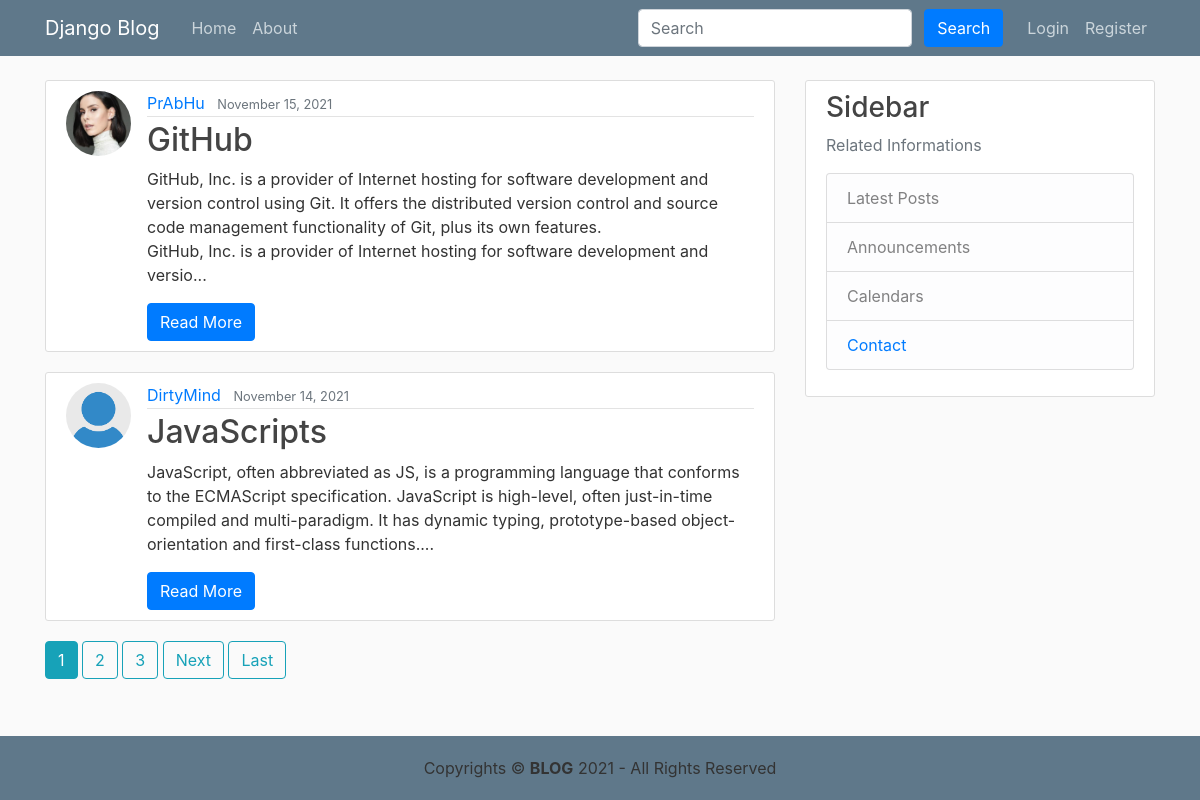
The page / on the database its author committed.
### blog/models.py (models this page shows, shortened)
class Post(models.Model):
    title = models.CharField(max_length=100)
    content = models.TextField()
    date_posted = models.DateTimeField(default=timezone.now)
    author = models.ForeignKey(User, on_delete=models.CASCADE)

### users/models.py (models this page shows, shortened)
class Profile(models.Model):
    user = models.OneToOneField(User, on_delete=models.CASCADE)
    image = models.ImageField(default='default.png', upload_to='profile_pics')

### blog/views.py (the view)
# urls.py: path('', PostListView.as_view(), name='blog-home'),
class PostListView(ListView):
    model = Post
    template_name = 'blog/home.html'  # <app>/<model>_<viewtype>.html
    context_object_name = 'posts'
    ordering = ['-date_posted']
    paginate_by = 2

### blog/templates/blog/home.html (shortened to what this page needs)
{% extends "blog/base.html" %} {% block content %} {% for post in posts %}
<article class="media content-section">
  <img
    class="rounded-circle article-img"
    src="{{ post.author.profile.image.url }}"
  />
  <div class="media-body">
    <div class="article-metadata">
      <a class="mr-2" href="{% url 'user-posts' post.author.username %}">{{ post.author }}</a>
      <small class="text-muted">{{ post.date_posted|date:"F d, Y" }}</small>
    </div>
    <h2>
      <a class="article-title" href="{% url 'post-detail' post.id %}"
        >{{ post.title }}</a
      >
    </h2>
    <p class="article-content">{{ post.content|slice:"0:300"}}...</p>
    <a href="{% url 'post-detail' post.id %}" role="button" class="btn btn-primary">Read More</a>
  </div>
</article>
{% endfor %}
  {% if is_paginated %}
      {% for num in page_obj.paginator.page_range %}
        {% if page_obj.number == num %}
          <a class="btn btn-info mb-4" href="?page={{ num }}">{{ num }}</a>
        {% elif num > page_obj.number|add:'-3' and num < page_obj.number|add:'3' %}
          <a class="btn btn-outline-info mb-4" href="?page={{ num }}">{{ num }}</a>
        {% endif %}
      {% endfor %}
      {% if page_obj.has_next %}
        <a class="btn btn-outline-info mb-4" href="?page={{ page_obj.next_page_number }}">Next</a>
        <a class="btn btn-outline-info mb-4" href="?page={{ page_obj.paginator.num_pages }}">Last</a>
      {% endif %}
  {% endif %}
{% endblock content %}

### blog/templates/blog/base.html (shortened to what this page needs)
{% load static %}
<!DOCTYPE html>
<html>
<head>
  <link rel="stylesheet" href="https://maxcdn.bootstrapcdn.com/bootstrap/4.0.0/css/bootstrap.min.css"
>
  <link rel="stylesheet" type="text/css" href="{% static 'blog/main.css' %}">
</head>
<body>
  <header class="site-header">
    <nav class="navbar navbar-expand-md navbar-dark bg-steel fixed-top">
      <div class="container">
        <a class="navbar-brand mr-4" href="{% url 'blog-home' %}">Django Blog</a>
        <div class="collapse navbar-collapse" id="navbarToggle">
          <div class="navbar-nav mr-auto">
            <a class="nav-item nav-link" href="{% url 'blog-home' %}">Home</a>
            <a class="nav-item nav-link" href="{% url 'blog-about' %}">About</a>
          </div>
          <div class="ml-auto form-inline">
            <form method="get" action="{% url 'search' %}" class="my-2 my-lg-0 mx-3">
              <input class="form-control mr-sm-2" type="search" placeholder="Search" aria-label="Search" name="query"
                id="query">
              <button class="btn btn-primary my-2 my-sm-0 " type="submit">Search</button>
            </form>
          </div>
          <div class="navbar-nav">
            {% if user.is_authenticated %}
            <a class="nav-item nav-link" href="{% url 'post-create' %}">Create Blog</a>
            <a class="nav-item nav-link" href="{% url 'profile' %}">Profile</a>
            <a class="nav-item nav-link" href="{% url 'logout' %}">Logout</a>
            {% else %}
            <a class="nav-item nav-link" href="{% url 'login' %}">Login</a>
            <a class="nav-item nav-link" href="{% url 'register' %}">Register</a>
            {% endif %}
          </div>
        </div>
      </div>
    </nav>
  </header>
  <main role="main" class="container">
    <div class="row">
      <div class="col-md-8">
        {% block content %}{% endblock %}
      </div>
      <div class="col-md-4">
        <div class="content-section">
          <h3>Sidebar</h3>
          <p class='text-muted'>Related Informations
          <ul class="list-group">
            <li class="list-group-item list-group-item-light">Latest Posts</li>
            <li class="list-group-item list-group-item-light">Announcements</li>
            <li class="list-group-item list-group-item-light">Calendars</li>
            <li class="list-group-item list-group-item-light"><a class="contact"
                href="{% url 'blog-contact' %}">Contact</a></li>
          </ul>
          </p>
        </div>
      </div>
    </div>
  </main>
  <footer class="text-gray-600 body-font">
    <div class="container-footer px-5 py-8 mx-auto flex items-center sm:flex-row flex-col">
      <a class="flex title-font font-medium items-center md:justify-start justify-center text-gray-900">
        Copyrights © <b>BLOG</b> 2021 - All Rights Reserved
      </a>
    </div>
  </footer>
</body>
</html>

### blog/static/blog/main.css (style rules this page uses)
body { background: #fafafa; color: #333333; margin-top: 5rem; }
h1, h2, h3, h4, h5, h6 { color: #444444; }
ul { margin: 0; }
.bg-steel { background-color: #5f788a; }
.site-header .navbar-nav .nav-link { color: #cbd5db; }
.content-section { background: #ffffff; padding: 10px 20px; border: 1px solid #dddddd; border-radius: 3px; margin-bottom: 20px; }
.article-title { color: #444444; }
.article-content { white-space: pre-line; }
.article-img { height: 65px; width: 65px; margin-right: 16px; }
.article-metadata { padding-bottom: 1px; margin-bottom: 4px; border-bottom: 1px solid #e3e3e3 }

### blog/templates/blog/base.html (style rules this page uses)
.container-footer { display: flex; justify-content: center; align-items: center; background-color: #5f788a; color: #333333; height: 8vh; position: absolute; bottom: 0; width: 100%; }

### rows shown on the page
Post: author.profile.image (picture), author "PrAbHu", date_posted "November 15, 2021", title "GitHub", content "GitHub, Inc. is a provider of Internet hosting for software development and version control using Git. It offers the distributed version control and source code management functionality of Git, plus its own features. GitHub, Inc. is a provider of Internet hosting for software development and versio"
Post: author.profile.image (placeholder picture), author "DirtyMind", date_posted "November 14, 2021", title "JavaScripts", content "JavaScript, often abbreviated as JS, is a programming language that conforms to the ECMAScript specification. JavaScript is high-level, often just-in-time compiled and multi-paradigm. It has dynamic typing, prototype-based object-orientation and first-class functions."

### other values the page prints
{{ num }} "1"
{{ num }} "2" "3"
